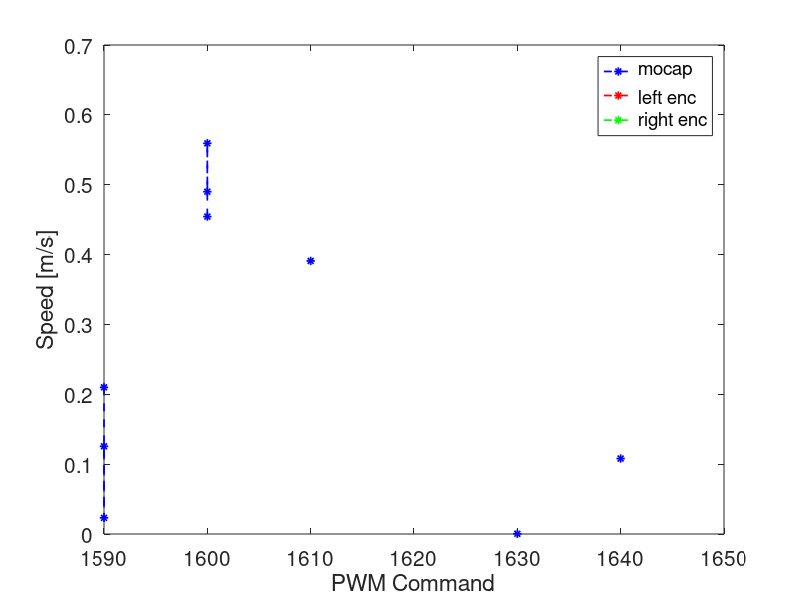

The MATLAB script that drew this image:
clear ; clc ; close all
load('throttle_6_1.mat')

% matrices to be filled in by the loop:
tspan_mocap = nan(26,2) ;
tspan_enc = nan(26,2) ;
throttle_in = nan(26,1) ;
v_mocap = nan(26,1) ;
v_enc = nan(26,2) ;

% for each trial...
for idx = [1:7,9:26]
    % input for the current trial
    throttle_in(idx) = max(processeddata(idx).input.throttle(:)) ;
    
    % plot the mocap data and have the user enter start and end times
    plot(processeddata(idx).mocap.time,processeddata(idx).mocap.speed)
    grid on
    
    tlo = input(['Trial ',num2str(idx),' mocap t start: ']) ;
    thi = input(['Trial ',num2str(idx),' mocap t end: ']) ;
    
    tspan_mocap(idx,:) = [tlo,thi] ;
    t_idx = (processeddata(idx).mocap.time >= tlo) & (processeddata(idx).mocap.time <= thi) ;
    v_mocap(idx) = mean(processeddata(idx).mocap.speed(t_idx)) ;
    
    cla
    
    % plot the encoder data and have the user enter tlo and thi
    plot(processeddata(idx).encoder.time,processeddata(idx).encoder.left,...
         processeddata(idx).encoder.time,processeddata(idx).encoder.right)
    
    grid on
    
    tlo = input(['Trial ',num2str(idx),' encoder t start: ']) ;
    thi = input(['Trial ',num2str(idx),' encoder t end: ']) ;
    
    tspan_enc(idx,:) = [tlo,thi] ;
    t_idx = (processeddata(idx).encoder.time >= tlo) & (processeddata(idx).encoder.time <= thi) ;
    v_enc(idx,:) = [mean(processeddata(idx).encoder.left(t_idx)), ...
                    mean(processeddata(idx).encoder.right(t_idx))] ;
                  
	cla
end

close all

%% plotting results
[throttle_sort,sort_idx] = sort(throttle_in) ;
 
plot(throttle_sort,v_mocap(sort_idx),'b*--','LineWidth',1.25) ; hold on
plot(throttle_sort,v_enc(sort_idx,1),'r*--','LineWidth',1.25) ;
plot(throttle_sort,v_enc(sort_idx,2),'g*--','LineWidth',1.25) ;
legend('mocap','left enc','right enc','Location','best')
set(gca,'FontSize',15)

xlabel('PWM Command') ; ylabel('Speed [m/s]')